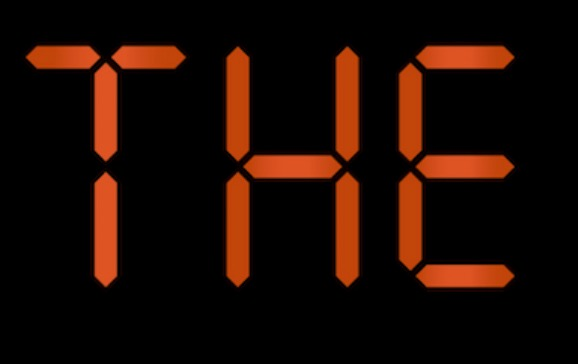
#> input picture pcd_script/gambar2B.jpg, 578 x 364 px, found by its file name
$ python 05_ekstraksi.py
#> lines starting #> are read from the running program, lines starting #| are printed output that depends on the picture; after the words box and inside, x2 and y2 are one past the last pixel; in counts of white or black regions, pixels touching at a corner belong together
import cv2
import numpy as np
from matplotlib import pyplot as plt
imggambar = cv2.imread('gambar2b.jpg', 0)
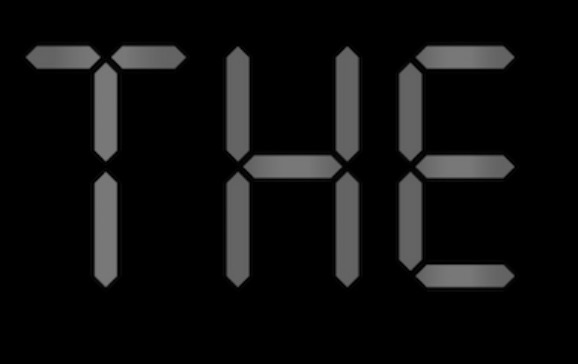
#> imggambar: shape (364, 578); min 0, max 125, mean 14.8
kernel = np.ones((20, 20), np.uint8)
kernel2 = np.ones((10, 10), np.uint8)
imgCanny = cv2.Canny(imggambar, 10, 150)
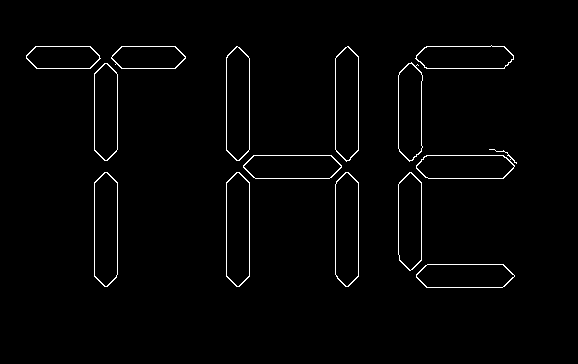
#> imgCanny: shape (364, 578); 1.6% white in thin lines or dots, all inside (x1, y1, x2, y2) = (26, 45, 517, 288)
tampil_hor = np.concatenate((imggambar, imgCanny), axis=0)
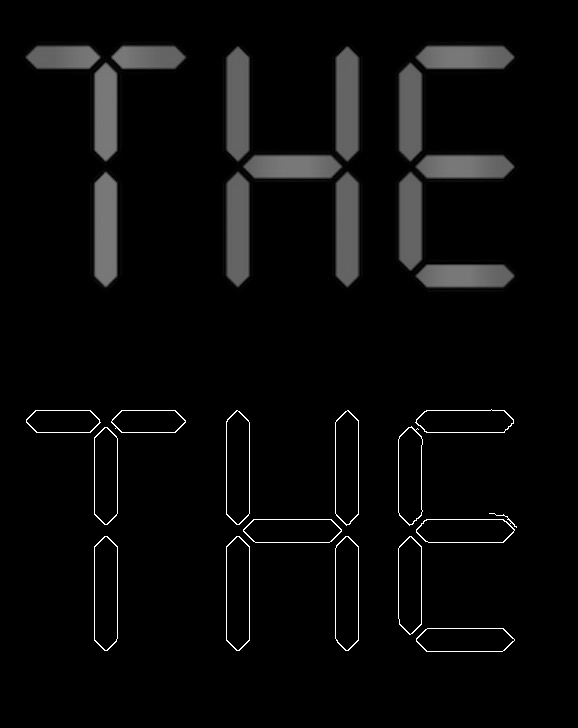
#> tampil_hor: shape (728, 578); min 0, max 255, mean 9.5
imgresize = cv2.resize(tampil_hor, (400, 450))
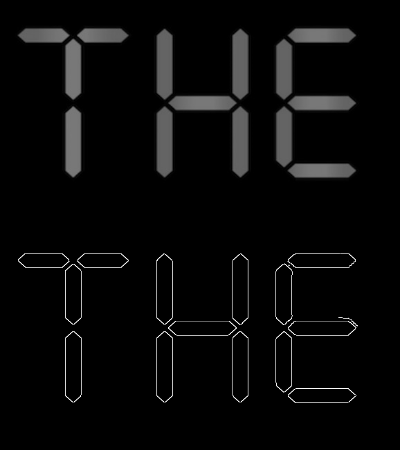
#> imgresize: shape (450, 400); min 0, max 255, mean 9.5
cv2.imshow('Hasil ekstraksi', imgresize)
cv2.waitKey(0)
cv2.destroyAllWindows()
